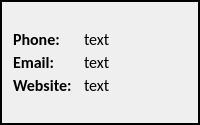
       <widget class="QFrame" name="f3_prac_contact">
        <property name="frameShape">
         <enum>QFrame::WinPanel</enum>
        </property>
        <layout class="QFormLayout" name="formLayout_2">
         <property name="horizontalSpacing">
          <number>12</number>
         </property>
         <property name="verticalSpacing">
          <number>2</number>
         </property>
         <property name="topMargin">
          <number>5</number>
         </property>
         <property name="bottomMargin">
          <number>5</number>
         </property>
         <item row="1" column="0">
          <widget class="QLabel" name="phone">
           <property name="font">
            <font>
             <family>Calibri</family>
             <pointsize>12</pointsize>
             <bold>true</bold>
            </font>
           </property>
           <property name="text">
            <string>Phone:</string>
           </property>
          </widget>
         </item>
         <item row="1" column="1">
          <widget class="QLabel" name="l6">
           <property name="font">
            <font>
             <family>Calibri</family>
             <pointsize>12</pointsize>
             <bold>false</bold>
            </font>
           </property>
           <property name="text">
            <string>text</string>
           </property>
          </widget>
         </item>
         <item row="2" column="0">
          <widget class="QLabel" name="email">
           <property name="font">
            <font>
             <family>Calibri</family>
             <pointsize>12</pointsize>
             <bold>true</bold>
            </font>
           </property>
           <property name="text">
            <string>Email:</string>
           </property>
          </widget>
         </item>
         <item row="2" column="1">
          <widget class="QLabel" name="l7">
           <property name="font">
            <font>
             <family>Calibri</family>
             <pointsize>12</pointsize>
             <bold>false</bold>
            </font>
           </property>
           <property name="text">
            <string>text</string>
           </property>
          </widget>
         </item>
         <item row="3" column="0">
          <widget class="QLabel" name="website">
           <property name="font">
            <font>
             <family>Calibri</family>
             <pointsize>12</pointsize>
             <bold>true</bold>
            </font>
           </property>
           <property name="text">
            <string>Website:</string>
           </property>
          </widget>
         </item>
         <item row="3" column="1">
          <widget class="QLabel" name="l8">
           <property name="font">
            <font>
             <family>Calibri</family>
             <pointsize>12</pointsize>
             <bold>false</bold>
            </font>
           </property>
           <property name="text">
            <string>text</string>
           </property>
          </widget>
         </item>
         <item row="0" column="0">
          <widget class="QLabel" name="spacer_5">
           <property name="font">
            <font>
             <family>Calibri</family>
             <pointsize>12</pointsize>
             <bold>false</bold>
            </font>
           </property>
           <property name="text">
            <string/>
           </property>
          </widget>
         </item>
         <item row="0" column="1">
          <widget class="QLabel" name="spacer_6">
           <property name="font">
            <font>
             <family>Calibri</family>
             <pointsize>12</pointsize>
             <bold>false</bold>
            </font>
           </property>
           <property name="text">
            <string/>
           </property>
          </widget>
         </item>
         <item row="4" column="0">
          <widget class="QLabel" name="spacer_7">
           <property name="font">
            <font>
             <family>Calibri</family>
             <pointsize>12</pointsize>
             <bold>false</bold>
            </font>
           </property>
           <property name="text">
            <string/>
           </property>
          </widget>
         </item>
         <item row="4" column="1">
          <widget class="QLabel" name="spacer_8">
           <property name="font">
            <font>
             <family>Calibri</family>
             <pointsize>12</pointsize>
             <bold>false</bold>
            </font>
           </property>
           <property name="text">
            <string/>
           </property>
          </widget>
         </item>
        </layout>
       </widget>
